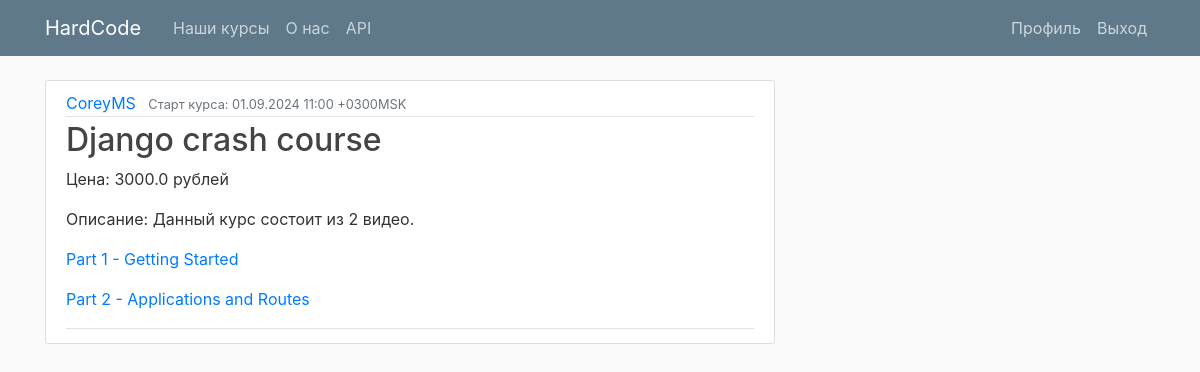
The app's page /course/1 (signed in) with its own data.
### edu/models.py (models this page shows, shortened)
class Product(models.Model):
    author = models.CharField(max_length=100)
    title = models.CharField(max_length=200)
    start_date_time = models.DateTimeField()
    price = models.FloatField()
    min_users = models.IntegerField()
    max_users = models.IntegerField()
    @property
    def date_msk(self):
        return self.start_date_time.astimezone(ZoneInfo("Europe/Moscow")).strftime('%d.%m.%Y %H:%M %z%Z')

class Lesson(models.Model):
    title = models.CharField(max_length=200)
    video_link = models.CharField(max_length=200)
    course = models.ForeignKey(Product, on_delete=models.CASCADE)

### edu/views.py (the view)
# urls.py: path('course/<int:pk>', views.course_detail, name='course-detail'),
def course_detail(request, pk):
    context = {
        'course': Product.objects.get(id=pk),
        'lessons': Lesson.objects.filter(course=Product.objects.get(id=pk)).all()
    }
    return render(request, 'edu/course_detail.html', context)

### edu/templates/edu/course_detail.html
{% extends "edu/base.html" %}
{% block content %}
<article class="media content-section">
  <div class="media-body">
    <div class="article-metadata">
      <a class="mr-2" href="#">{{ course.author }}</a>
      <small class="text-muted">Старт курса: {{ course.date_msk }} </small>
    </div>
    <h2><a class="article-title" href="#">{{ course.title }}</a></h2>
    <p class="article-content">Цена: {{ course.price }} рублей</p>
    <div class="article-metadata">
      <p>Описание: Данный курс состоит из {{ lessons|length }} видео.</p>
      {% if user.is_authenticated %}
        {% for lesson in lessons %}
        <p><a href="{{ lesson.video_link }}"> {{ lesson.title }} </a></p>
        {% endfor %}
      {% else %}
        Видео-уроки доступны для пользователей, оплативших курс и зачисленных в группу.
      {% endif %}
    </div>
  </div>
</article>
{% endblock content %}

### edu/static/edu/main.css (style rules this page uses)
body { background: #fafafa; color: #333333; margin-top: 5rem; }
h1, h2, h3, h4, h5, h6 { color: #444444; }
.content-section { background: #ffffff; padding: 10px 20px; border: 1px solid #dddddd; border-radius: 3px; margin-bottom: 20px; }
.article-title { color: #444444; }
.article-content { white-space: pre-line; }
.article-metadata { padding-bottom: 1px; margin-bottom: 4px; border-bottom: 1px solid #e3e3e3 }

### records on screen
Product: author "CoreyMS", date_msk "01.09.2024 11:00 +0300MSK", title "Django crash course", price "3000.0"
Lesson: title "Part 1 - Getting Started"
Lesson: title "Part 2 - Applications and Routes"

### other values on screen
{{ lessons|length }} "2"
